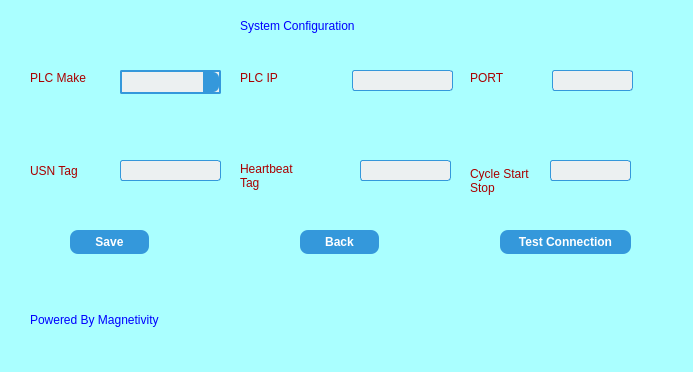
<?xml version="1.0" encoding="UTF-8"?>
<ui version="4.0">
 <class>MainWindow</class>
 <widget class="QMainWindow" name="MainWindow">
  <property name="geometry">
   <rect>
    <x>0</x>
    <y>0</y>
    <width>693</width>
    <height>371</height>
   </rect>
  </property>
  <property name="windowTitle">
   <string>Configuration Screen</string>
  </property>
  <property name="styleSheet">
   <string notr="true">
background-color: rgb(170, 255, 255);
</string>
  </property>
  <widget class="QWidget" name="centralwidget">
   <property name="minimumSize">
    <size>
     <width>690</width>
     <height>350</height>
    </size>
   </property>
   <property name="maximumSize">
    <size>
     <width>690</width>
     <height>350</height>
    </size>
   </property>
   <property name="styleSheet">
    <string notr="true">QLineEdit {
    background-color: #ecf0f1;
    border: 1px solid #3498db;
    border-radius: 3px;
    padding: 2px;
    font-size: 14px;
    color: #2c3e50;
}
QLineEdit:focus {
    border: 2px solid #2980b9;
    background-color: #ffffff;
}

QComboBox {
    background-color: #ecf0f1;
    border: 2px solid #3498db;
    border-radius: 2px;
    padding: 2px;
    font-size: 14px;
    color: #2c3e50;
}
QComboBox:focus {
    border: 2px solid #2980b9;
    background-color: #ffffff;
}
QComboBox::drop-down {
    subcontrol-origin: padding;
    subcontrol-position: top right;
    width: 15px;
    border-left: 1px solid #3498db;
    background-color: #3498db;
    border-top-right-radius: 6px;
    border-bottom-right-radius: 6px;
}
QComboBox::down-arrow {
    image: url(:/qt-project.org/styles/commonstyle/images/arrowdown-16.png);
    width: 12px;
    height: 12px;
}
QComboBox QAbstractItemView {
    background-color: #ffffff;
    border: 1px solid #3498db;
    selection-background-color: #3498db;
    selection-color: white;
}
</string>
   </property>
   <widget class="QLabel" name="lblConfiguration">
    <property name="geometry">
     <rect>
      <x>240</x>
      <y>10</y>
      <width>221</width>
      <height>31</height>
     </rect>
    </property>
    <property name="styleSheet">
     <string notr="true">color: rgb(0, 0, 255);
font: 16pt &quot;Segoe UI&quot;;</string>
    </property>
    <property name="text">
     <string>System Configuration </string>
    </property>
   </widget>
   <widget class="QLabel" name="lblPLC">
    <property name="geometry">
     <rect>
      <x>30</x>
      <y>70</y>
      <width>71</width>
      <height>16</height>
     </rect>
    </property>
    <property name="styleSheet">
     <string notr="true">color: rgb(170, 0, 0);
font: 11pt &quot;Segoe UI&quot;;</string>
    </property>
    <property name="text">
     <string>PLC Make</string>
    </property>
   </widget>
   <widget class="QLabel" name="lblIP">
    <property name="geometry">
     <rect>
      <x>240</x>
      <y>70</y>
      <width>71</width>
      <height>16</height>
     </rect>
    </property>
    <property name="styleSheet">
     <string notr="true">color: rgb(170, 0, 0);
font: 11pt &quot;Segoe UI&quot;;</string>
    </property>
    <property name="text">
     <string>PLC IP</string>
    </property>
   </widget>
   <widget class="QLabel" name="lblPort">
    <property name="geometry">
     <rect>
      <x>470</x>
      <y>70</y>
      <width>49</width>
      <height>16</height>
     </rect>
    </property>
    <property name="styleSheet">
     <string notr="true">color: rgb(170, 0, 0);
font: 11pt &quot;Segoe UI&quot;;</string>
    </property>
    <property name="text">
     <string>PORT</string>
    </property>
   </widget>
   <widget class="QLabel" name="lblTagUSN">
    <property name="geometry">
     <rect>
      <x>30</x>
      <y>160</y>
      <width>61</width>
      <height>21</height>
     </rect>
    </property>
    <property name="styleSheet">
     <string notr="true">color: rgb(170, 0, 0);
font: 11pt &quot;Segoe UI&quot;;</string>
    </property>
    <property name="text">
     <string>USN Tag</string>
    </property>
   </widget>
   <widget class="QLabel" name="lblPowereBy">
    <property name="geometry">
     <rect>
      <x>30</x>
      <y>310</y>
      <width>161</width>
      <height>20</height>
     </rect>
    </property>
    <property name="styleSheet">
     <string notr="true">color: rgb(0, 0, 255);
font: 11pt &quot;Segoe UI&quot;;</string>
    </property>
    <property name="text">
     <string>Powered By Magnetivity</string>
    </property>
   </widget>
   <widget class="QLineEdit" name="txtIP">
    <property name="geometry">
     <rect>
      <x>352</x>
      <y>70</y>
      <width>101</width>
      <height>21</height>
     </rect>
    </property>
   </widget>
   <widget class="QLineEdit" name="txtPort">
    <property name="geometry">
     <rect>
      <x>552</x>
      <y>70</y>
      <width>81</width>
      <height>21</height>
     </rect>
    </property>
   </widget>
   <widget class="QLineEdit" name="txtUSNTag">
    <property name="geometry">
     <rect>
      <x>120</x>
      <y>160</y>
      <width>101</width>
      <height>21</height>
     </rect>
    </property>
   </widget>
   <widget class="QPushButton" name="btnSave">
    <property name="geometry">
     <rect>
      <x>70</x>
      <y>230</y>
      <width>79</width>
      <height>24</height>
     </rect>
    </property>
    <property name="styleSheet">
     <string notr="true">QPushButton {
    background-color: #3498db;
    color: white;
    border-radius: 8px;
    padding: 6px 12px;
    font-weight: bold;
}
QPushButton:hover {
    background-color: #2980b9;
}
QPushButton:pressed {
    background-color: #1c6690;
}
</string>
    </property>
    <property name="text">
     <string>Save</string>
    </property>
   </widget>
   <widget class="QPushButton" name="btnTestConnection">
    <property name="geometry">
     <rect>
      <x>500</x>
      <y>230</y>
      <width>131</width>
      <height>24</height>
     </rect>
    </property>
    <property name="styleSheet">
     <string notr="true">QPushButton {
    background-color: #3498db;
    color: white;
    border-radius: 8px;
    padding: 6px 12px;
    font-weight: bold;
}
QPushButton:hover {
    background-color: #2980b9;
}
QPushButton:pressed {
    background-color: #1c6690;
}
</string>
    </property>
    <property name="text">
     <string>Test Connection</string>
    </property>
   </widget>
   <widget class="QLabel" name="lblAckTag">
    <property name="geometry">
     <rect>
      <x>240</x>
      <y>150</y>
      <width>111</width>
      <height>51</height>
     </rect>
    </property>
    <property name="styleSheet">
     <string notr="true">color: rgb(170, 0, 0);
font: 11pt &quot;Segoe UI&quot;;</string>
    </property>
    <property name="text">
     <string>Heartbeat 
Tag</string>
    </property>
   </widget>
   <widget class="QLineEdit" name="txtAckTag">
    <property name="geometry">
     <rect>
      <x>360</x>
      <y>160</y>
      <width>91</width>
      <height>21</height>
     </rect>
    </property>
   </widget>
   <widget class="QComboBox" name="comboPLC">
    <property name="geometry">
     <rect>
      <x>120</x>
      <y>70</y>
      <width>101</width>
      <height>24</height>
     </rect>
    </property>
   </widget>
   <widget class="QPushButton" name="btnBack">
    <property name="geometry">
     <rect>
      <x>300</x>
      <y>230</y>
      <width>79</width>
      <height>24</height>
     </rect>
    </property>
    <property name="styleSheet">
     <string notr="true">QPushButton {
    background-color: #3498db;
    color: white;
    border-radius: 8px;
    padding: 6px 12px;
    font-weight: bold;
}
QPushButton:hover {
    background-color: #2980b9;
}
QPushButton:pressed {
    background-color: #1c6690;
}
</string>
    </property>
    <property name="text">
     <string>Back</string>
    </property>
   </widget>
   <widget class="QLabel" name="lblCycleStart">
    <property name="geometry">
     <rect>
      <x>470</x>
      <y>160</y>
      <width>71</width>
      <height>41</height>
     </rect>
    </property>
    <property name="styleSheet">
     <string notr="true">color: rgb(170, 0, 0);
font: 11pt &quot;Segoe UI&quot;;</string>
    </property>
    <property name="text">
     <string>Cycle Start 
Stop</string>
    </property>
   </widget>
   <widget class="QLineEdit" name="txtCycleStart">
    <property name="geometry">
     <rect>
      <x>550</x>
      <y>160</y>
      <width>81</width>
      <height>21</height>
     </rect>
    </property>
   </widget>
  </widget>
  <widget class="QStatusBar" name="statusbar"/>
 </widget>
 <resources/>
 <connections/>
</ui>
